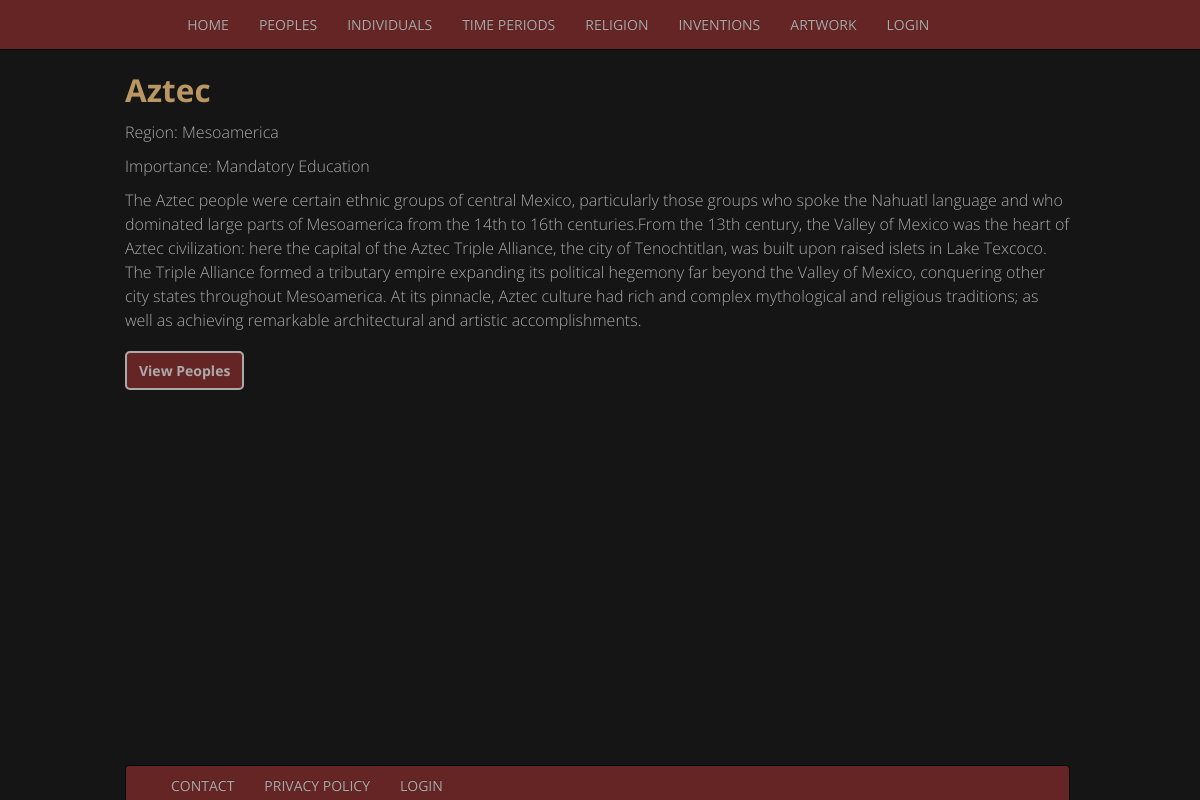
Screenshot of /volk_detail.php?id=1 with the database file from the repository.
### tables this page shows
CREATE TABLE `volk` (
  `id` int(11) NOT NULL,
  `volk_naam` varchar(255) NOT NULL,
  `regio` varchar(255) NOT NULL,
  `bijdrage` varchar(255) NOT NULL,
  `volk_detail` varchar(5000) NOT NULL
);

### volk_detail.php (the view, shortened to what this page needs)
<?php include 'includes/header.php' ?>
<?php include 'includes/nav.php' ?>
    <div class="container">
      <div class="row">
    <?php
    $servername = "localhost";
    $username = "root";
    $password = "bitnami";
    $dbname = "herexamen";
    $conn = new mysqli($servername, $username, $password, $dbname);
    $sql = "SELECT id, volk_naam, regio, bijdrage, volk_detail FROM volk WHERE id = " . (int) $_GET['id'];
    $result = $conn->query($sql);
    if ($result->num_rows > 0) {
    while($row = $result->fetch_assoc()) {
        echo "<div class='bottommargin'>". "<h2>". $row["volk_naam"]."</h2>". "<p>Region: " . $row["regio"]. "</p>" . "<p>Importance: " . $row["bijdrage"]. "</p>". "<p>" . $row["volk_detail"] . "</p>"."</div>";
    }
    } else {
       echo "0 results";
    }
    ?>
<a class="button" href="volk.php">View Peoples</a>
</div>
  </div>
<?php include 'includes/footer.php' ?>

### css/main.css (style rules this page uses)
* { color: #aaa; font-family: 'Open Sans', sans-serif; }
body { padding-top: 5%; background-color: #151515; }
h1, h2, h3, h4, h5, h6, h7 { color: #ba9662; }
p { font-size:16px;font-weight:200;line-height:24px; }
.bottommargin { padding-bottom: 2%; }
.button { background-color: #662525; color: #aaa; padding-left: 12px; padding-right: 12px; padding-top: 8px; padding-bottom: 8px; border: 2px solid #aaa; border-radius: 5px; font-weight: bolder; }

### rows the page displays
volk: volk_naam "Aztec", regio "Mesoamerica", bijdrage "Mandatory Education", volk_detail "The Aztec people were certain ethnic groups of central Mexico, particularly those groups who spoke the Nahuatl language and who dominated large parts of Mesoamerica from the 14th to 16th centuries.From the 13th century, the Valley of Mexico was the heart of Aztec civilization: here the capital of the Aztec Triple Alliance, the city of Tenochtitlan, was built upon raised islets in Lake Texcoco. The Triple Alliance formed a tributary empire expanding its political hegemony far beyond the Valley of Mexico, conquering other city states throughout Mesoamerica. At its pinnacle, Aztec culture had rich and complex mythological and religious traditions; as well as achieving remarkable architectural…"

### other values shown
$display "HOME"
$display "PEOPLES"
$display "INDIVIDUALS"
$display "TIME PERIODS"
$display "RELIGION"
$display "INVENTIONS"
$display "ARTWORK"
$display "LOGIN"
$display "CONTACT"
$display "PRIVACY POLICY"
